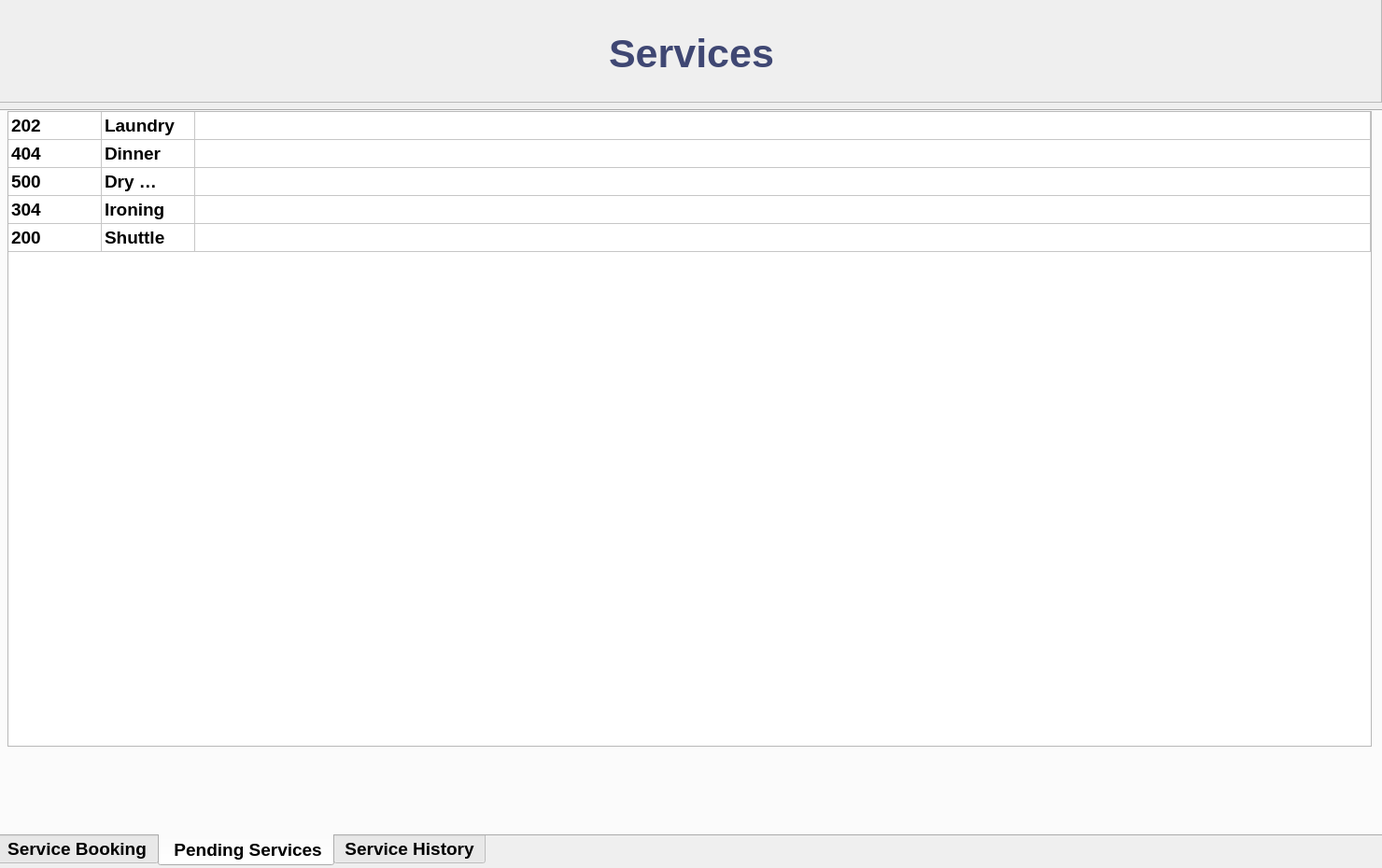
<?xml version="1.0" encoding="UTF-8"?>
<ui version="4.0">
 <class>MainWindow</class>
 <widget class="QMainWindow" name="MainWindow">
  <property name="geometry">
   <rect>
    <x>0</x>
    <y>0</y>
    <width>1480</width>
    <height>930</height>
   </rect>
  </property>
  <property name="sizePolicy">
   <sizepolicy hsizetype="Fixed" vsizetype="Ignored">
    <horstretch>0</horstretch>
    <verstretch>0</verstretch>
   </sizepolicy>
  </property>
  <property name="minimumSize">
   <size>
    <width>1480</width>
    <height>930</height>
   </size>
  </property>
  <property name="maximumSize">
   <size>
    <width>1480</width>
    <height>930</height>
   </size>
  </property>
  <property name="windowTitle">
   <string>MainWindow</string>
  </property>
  <widget class="QWidget" name="centralwidget">
   <property name="sizePolicy">
    <sizepolicy hsizetype="Fixed" vsizetype="Fixed">
     <horstretch>0</horstretch>
     <verstretch>0</verstretch>
    </sizepolicy>
   </property>
   <widget class="QFrame" name="frame">
    <property name="geometry">
     <rect>
      <x>-1</x>
      <y>-1</y>
      <width>1481</width>
      <height>111</height>
     </rect>
    </property>
    <property name="frameShape">
     <enum>QFrame::StyledPanel</enum>
    </property>
    <property name="frameShadow">
     <enum>QFrame::Raised</enum>
    </property>
    <widget class="QLabel" name="Title">
     <property name="geometry">
      <rect>
       <x>6</x>
       <y>3</y>
       <width>1471</width>
       <height>111</height>
      </rect>
     </property>
     <property name="font">
      <font>
       <pointsize>16</pointsize>
       <weight>75</weight>
       <bold>true</bold>
      </font>
     </property>
     <property name="layoutDirection">
      <enum>Qt::LeftToRight</enum>
     </property>
     <property name="text">
      <string>&lt;html&gt;&lt;head/&gt;&lt;body&gt;&lt;h1 align=&quot;center&quot; style=&quot; margin-top:18px; margin-bottom:12px; margin-left:0px; margin-right:0px; -qt-block-indent:0; text-indent:0px;&quot;&gt;&lt;span style=&quot; font-size:36pt; font-weight:600; color:#3f4773;&quot;&gt;Services&lt;/span&gt;&lt;/h1&gt;&lt;/body&gt;&lt;/html&gt;</string>
     </property>
     <property name="alignment">
      <set>Qt::AlignCenter</set>
     </property>
    </widget>
   </widget>
   <widget class="QTabWidget" name="tabWidget1">
    <property name="geometry">
     <rect>
      <x>-4</x>
      <y>117</y>
      <width>1491</width>
      <height>811</height>
     </rect>
    </property>
    <property name="font">
     <font>
      <pointsize>14</pointsize>
      <weight>75</weight>
      <bold>true</bold>
      <underline>false</underline>
     </font>
    </property>
    <property name="mouseTracking">
     <bool>true</bool>
    </property>
    <property name="tabPosition">
     <enum>QTabWidget::South</enum>
    </property>
    <property name="tabShape">
     <enum>QTabWidget::Rounded</enum>
    </property>
    <property name="currentIndex">
     <number>1</number>
    </property>
    <property name="iconSize">
     <size>
      <width>16</width>
      <height>16</height>
     </size>
    </property>
    <property name="documentMode">
     <bool>false</bool>
    </property>
    <property name="tabsClosable">
     <bool>false</bool>
    </property>
    <widget class="QWidget" name="ServiceBooking">
     <attribute name="title">
      <string>Service Booking</string>
     </attribute>
     <attribute name="toolTip">
      <string>Currently booked rooms</string>
     </attribute>
     <widget class="QWidget" name="verticalLayoutWidget">
      <property name="geometry">
       <rect>
        <x>720</x>
        <y>60</y>
        <width>761</width>
        <height>691</height>
       </rect>
      </property>
      <layout class="QVBoxLayout" name="verticalLayout_4">
       <item>
        <widget class="QLabel" name="label_6">
         <property name="text">
          <string>Laundry </string>
         </property>
        </widget>
       </item>
       <item>
        <widget class="QLabel" name="label_7">
         <property name="text">
          <string>Dry cleaning</string>
         </property>
        </widget>
       </item>
       <item>
        <widget class="QLabel" name="label_8">
         <property name="text">
          <string>Catering</string>
         </property>
        </widget>
       </item>
       <item>
        <widget class="QLabel" name="label_10">
         <property name="text">
          <string>Shuttle</string>
         </property>
        </widget>
       </item>
       <item>
        <widget class="QLabel" name="label_9">
         <property name="text">
          <string>Vehicle rental </string>
         </property>
        </widget>
       </item>
       <item>
        <widget class="QLabel" name="label_5">
         <property name="text">
          <string>TextLabel</string>
         </property>
        </widget>
       </item>
      </layout>
     </widget>
     <widget class="QLabel" name="label">
      <property name="geometry">
       <rect>
        <x>6</x>
        <y>3</y>
        <width>711</width>
        <height>51</height>
       </rect>
      </property>
      <property name="font">
       <font>
        <pointsize>20</pointsize>
        <weight>75</weight>
        <bold>true</bold>
        <underline>false</underline>
       </font>
      </property>
      <property name="text">
       <string>Service booking</string>
      </property>
      <property name="alignment">
       <set>Qt::AlignCenter</set>
      </property>
     </widget>
     <widget class="QLabel" name="label_11">
      <property name="geometry">
       <rect>
        <x>720</x>
        <y>0</y>
        <width>761</width>
        <height>51</height>
       </rect>
      </property>
      <property name="font">
       <font>
        <pointsize>20</pointsize>
        <weight>75</weight>
        <bold>true</bold>
        <underline>false</underline>
       </font>
      </property>
      <property name="text">
       <string>Available services</string>
      </property>
      <property name="alignment">
       <set>Qt::AlignCenter</set>
      </property>
     </widget>
     <widget class="QFrame" name="frame_2">
      <property name="geometry">
       <rect>
        <x>15</x>
        <y>60</y>
        <width>691</width>
        <height>691</height>
       </rect>
      </property>
      <property name="frameShape">
       <enum>QFrame::StyledPanel</enum>
      </property>
      <property name="frameShadow">
       <enum>QFrame::Raised</enum>
      </property>
      <layout class="QGridLayout" name="gridLayout">
       <property name="leftMargin">
        <number>5</number>
       </property>
       <property name="topMargin">
        <number>15</number>
       </property>
       <property name="horizontalSpacing">
        <number>50</number>
       </property>
       <property name="verticalSpacing">
        <number>20</number>
       </property>
       <item row="2" column="0">
        <widget class="QLabel" name="label_3">
         <property name="text">
          <string>Service requested</string>
         </property>
         <property name="alignment">
          <set>Qt::AlignLeading|Qt::AlignLeft|Qt::AlignVCenter</set>
         </property>
        </widget>
       </item>
       <item row="5" column="0">
        <widget class="QLabel" name="label_4">
         <property name="text">
          <string>Note</string>
         </property>
         <property name="alignment">
          <set>Qt::AlignLeading|Qt::AlignLeft|Qt::AlignTop</set>
         </property>
        </widget>
       </item>
       <item row="7" column="0" colspan="2">
        <spacer name="verticalSpacer">
         <property name="orientation">
          <enum>Qt::Vertical</enum>
         </property>
         <property name="sizeHint" stdset="0">
          <size>
           <width>20</width>
           <height>40</height>
          </size>
         </property>
        </spacer>
       </item>
       <item row="5" column="1">
        <widget class="QTextEdit" name="textEdit"/>
       </item>
       <item row="0" column="1">
        <widget class="QLineEdit" name="lineEdit"/>
       </item>
       <item row="2" column="1">
        <widget class="QComboBox" name="comboBox"/>
       </item>
       <item row="0" column="0">
        <widget class="QLabel" name="label_2">
         <property name="text">
          <string>Room number</string>
         </property>
         <property name="alignment">
          <set>Qt::AlignLeading|Qt::AlignLeft|Qt::AlignVCenter</set>
         </property>
        </widget>
       </item>
       <item row="6" column="1">
        <widget class="QPushButton" name="pushButton">
         <property name="text">
          <string>Submit</string>
         </property>
         <property name="flat">
          <bool>false</bool>
         </property>
        </widget>
       </item>
      </layout>
     </widget>
    </widget>
    <widget class="QWidget" name="PendingServices">
     <attribute name="title">
      <string> Pending Services</string>
     </attribute>
     <attribute name="toolTip">
      <string>Pending services</string>
     </attribute>
     <widget class="QTableWidget" name="tableWidget">
      <property name="geometry">
       <rect>
        <x>10</x>
        <y>0</y>
        <width>1461</width>
        <height>681</height>
       </rect>
      </property>
      <property name="sizePolicy">
       <sizepolicy hsizetype="Preferred" vsizetype="Preferred">
        <horstretch>0</horstretch>
        <verstretch>0</verstretch>
       </sizepolicy>
      </property>
      <property name="font">
       <font>
        <pointsize>14</pointsize>
       </font>
      </property>
      <property name="lineWidth">
       <number>5</number>
      </property>
      <property name="midLineWidth">
       <number>5</number>
      </property>
      <property name="sizeAdjustPolicy">
       <enum>QAbstractScrollArea::AdjustToContents</enum>
      </property>
      <property name="alternatingRowColors">
       <bool>false</bool>
      </property>
      <property name="selectionMode">
       <enum>QAbstractItemView::MultiSelection</enum>
      </property>
      <property name="selectionBehavior">
       <enum>QAbstractItemView::SelectRows</enum>
      </property>
      <property name="textElideMode">
       <enum>Qt::ElideRight</enum>
      </property>
      <property name="showGrid">
       <bool>true</bool>
      </property>
      <property name="gridStyle">
       <enum>Qt::SolidLine</enum>
      </property>
      <property name="sortingEnabled">
       <bool>false</bool>
      </property>
      <property name="wordWrap">
       <bool>true</bool>
      </property>
      <property name="columnCount">
       <number>3</number>
      </property>
      <attribute name="horizontalHeaderVisible">
       <bool>false</bool>
      </attribute>
      <attribute name="horizontalHeaderCascadingSectionResizes">
       <bool>true</bool>
      </attribute>
      <attribute name="horizontalHeaderShowSortIndicator" stdset="0">
       <bool>false</bool>
      </attribute>
      <attribute name="horizontalHeaderStretchLastSection">
       <bool>true</bool>
      </attribute>
      <attribute name="verticalHeaderVisible">
       <bool>false</bool>
      </attribute>
      <attribute name="verticalHeaderCascadingSectionResizes">
       <bool>false</bool>
      </attribute>
      <attribute name="verticalHeaderHighlightSections">
       <bool>true</bool>
      </attribute>
      <attribute name="verticalHeaderStretchLastSection">
       <bool>false</bool>
      </attribute>
      <row>
       <property name="text">
        <string>1</string>
       </property>
      </row>
      <row>
       <property name="text">
        <string>2</string>
       </property>
      </row>
      <row>
       <property name="text">
        <string>3</string>
       </property>
      </row>
      <row>
       <property name="text">
        <string>4</string>
       </property>
      </row>
      <row>
       <property name="text">
        <string>5</string>
       </property>
      </row>
      <column>
       <property name="text">
        <string>Room</string>
       </property>
       <property name="font">
        <font>
         <pointsize>16</pointsize>
         <weight>75</weight>
         <bold>true</bold>
        </font>
       </property>
      </column>
      <column>
       <property name="text">
        <string>Service</string>
       </property>
       <property name="font">
        <font>
         <pointsize>16</pointsize>
         <weight>75</weight>
         <bold>true</bold>
        </font>
       </property>
      </column>
      <column>
       <property name="text">
        <string>Note</string>
       </property>
       <property name="font">
        <font>
         <pointsize>16</pointsize>
         <weight>75</weight>
         <bold>true</bold>
        </font>
       </property>
      </column>
      <item row="0" column="0">
       <property name="text">
        <string>202</string>
       </property>
      </item>
      <item row="0" column="1">
       <property name="text">
        <string>Laundry</string>
       </property>
      </item>
      <item row="1" column="0">
       <property name="text">
        <string>404</string>
       </property>
      </item>
      <item row="1" column="1">
       <property name="text">
        <string>Dinner</string>
       </property>
      </item>
      <item row="2" column="0">
       <property name="text">
        <string>500</string>
       </property>
      </item>
      <item row="2" column="1">
       <property name="text">
        <string>Dry cleaning</string>
       </property>
      </item>
      <item row="3" column="0">
       <property name="text">
        <string>304</string>
       </property>
      </item>
      <item row="3" column="1">
       <property name="text">
        <string>Ironing</string>
       </property>
      </item>
      <item row="4" column="0">
       <property name="text">
        <string>200</string>
       </property>
      </item>
      <item row="4" column="1">
       <property name="text">
        <string>Shuttle</string>
       </property>
      </item>
     </widget>
    </widget>
    <widget class="QWidget" name="ServiceHistory">
     <attribute name="title">
      <string>Service History</string>
     </attribute>
     <attribute name="toolTip">
      <string>List of finalized services</string>
     </attribute>
     <widget class="QListWidget" name="listWidget_2">
      <property name="geometry">
       <rect>
        <x>10</x>
        <y>0</y>
        <width>1471</width>
        <height>771</height>
       </rect>
      </property>
     </widget>
    </widget>
   </widget>
  </widget>
 </widget>
 <resources/>
 <connections/>
</ui>
